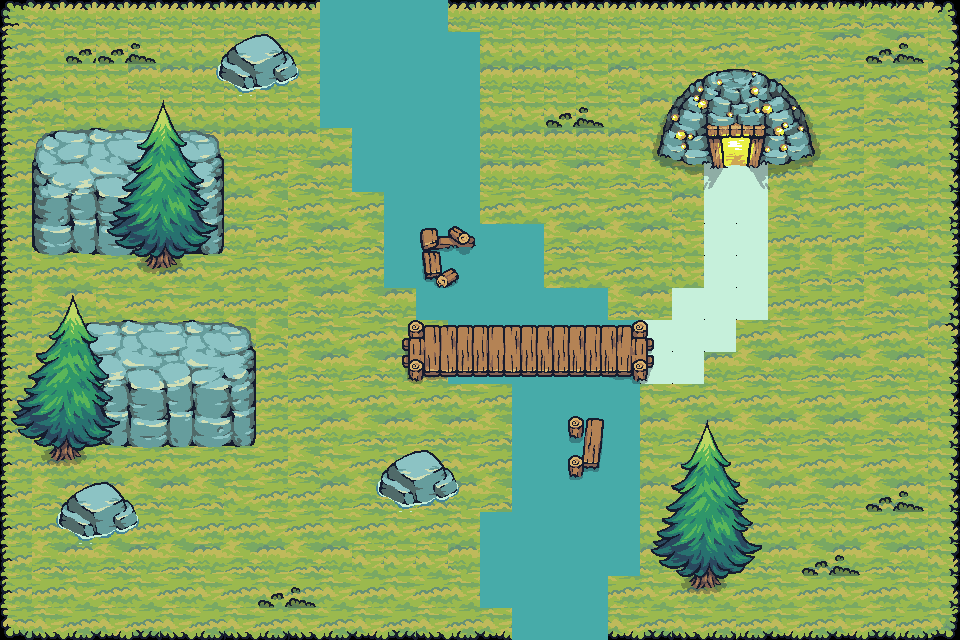

This game map was drawn from its Tiled (.tmx) file and the tilesets committed beside it. A one-line description and the trimmed map source follow:
An orthogonal 30x20 tile map with 32x32 px tiles, 3 tile layers (BottomLayer, TopLayer, TreesLayer), 8 tilesets and 20 objects.

<map version="1.10" tiledversion="1.11.0" orientation="orthogonal" renderorder="right-down" width="30" height="20" tilewidth="32" tileheight="32" infinite="0" nextlayerid="8" nextobjectid="58">
 <tileset firstgid="1" source="Tilemap_Flat.tsx" />
 <tileset firstgid="161" source="Tilemap_Elevation.tsx" />
 <tileset firstgid="289" source="Water.tsx" />
 <tileset firstgid="293" source="Rocks_04.tsx" />
 <tileset firstgid="421" source="Bridge_All.tsx" />
 <tileset firstgid="469" source="Tree.tsx" />
 <tileset firstgid="901" source="GoldMine_Active.tsx" />
 <tileset firstgid="925" source="Foam.tsx" />
 <layer id="1" name="BottomLayer" width="30" height="20">
  <data>[600 cells, 600 non-empty, 36 distinct tile ids]</data>
 </layer>
 <layer id="3" name="TopLayer" width="30" height="20">
  <data>[600 cells, 135 non-empty, 78 distinct tile ids]</data>
 </layer>
 <layer id="5" name="TreesLayer" width="30" height="20">
  <data>[600 cells, 73 non-empty, 48 distinct tile ids]</data>
 </layer>
 <objectgroup id="7" name="collision">
  <object id="28" x="657.333" y="152">
   <polygon points="0,0 21.3333,-56.6667 55.3333,-78 84.6667,-84 116,-72 145.333,-40 155.333,-0.666667 111.333,13.3333 28.6667,12.6667" />
  </object>
  <object id="31" x="218.667" y="78">
   <polygon points="0,0 30,14 80,-7.33333 68,-28.6667 46,-47.3333 10.6667,-30.6667" />
  </object>
  <object id="32" x="33.3333" y="251.333">
   <polygon points="0,0 0.666667,-112.667 20,-123.333 164.667,-120.667 180,-115.333 184,-98.6667 190,-91.3333 188.667,-0.666667" />
  </object>
  <object id="33" x="100.667" y="446.667">
   <polygon points="0,0 151.333,-2 150.667,-100.667 144,-121.333 122,-126 -16,-122.667 -22,-2.66667" />
  </object>
  <object id="34" x="61.3333" y="510.667">
   <polygon points="0,0 44,-32.6667 77.3333,7.33333 59.3333,20 21.3333,29.3333 -4,13.3333" />
  </object>
  <object id="35" x="375.333" y="493.333">
   <polygon points="0,0 26,11.3333 63.3333,4.66667 82.6667,-5.33333 69.3333,-27.3333 48.6667,-44.6667 13.3333,-24.6667" />
  </object>
  <object id="39" x="352.667" y="126.667">
   <polygon points="0,0 -2,61.3333 -1.33333,63.3333 126.667,63.3333 126.667,1.33333" />
  </object>
  <object id="44" x="513.333" y="606">
   <polygon points="0,0 0,30.6667 94,30.6667 93.3333,-1.33333" />
  </object>
  <object id="45" x="449.333" y="375.333">
   <polygon points="0,0 191.333,-1.33333 190.667,8.66667 -0.666667,8.66667" />
  </object>
  <object id="46" x="512" y="386">
   <polygon points="0,0 1.33333,124.667 128,124.667 128,-2" />
  </object>
  <object id="47" x="480.667" y="510.667">
   <polygon points="0,0 159.333,-0.666667 161.333,60.6667 0,64.6667" />
  </object>
  <object id="48" x="482" y="574">
   <polygon points="0,0 -2.66667,33.3333 123.333,31.3333 124,-1.33333" />
  </object>
  <object id="49" x="318.667" y="-0.666667">
   <polygon points="0,0 128.667,-0.666667 128.667,124 0,125.333" />
  </object>
  <object id="50" x="445.333" y="31.3333">
   <polygon points="0,0 34,0 32.6667,94 -2.66667,95.3333" />
  </object>
  <object id="52" x="383.333" y="192.667">
   <polygon points="0,0 96,-2.66667 96.6667,93.3333 0.666667,94" />
  </object>
  <object id="53" x="480.667" y="225.333">
   <polygon points="0,0 62.6667,-1.33333 61.3333,91.3333 -0.666667,94" />
  </object>
  <object id="54" x="544.667" y="287.333">
   <polygon points="0,0 62.6667,-1.33333 62.6667,34.6667 -0.666667,36" />
  </object>
  <object id="55" x="449.333" y="320.667">
   <polygon points="0,0 91.3333,-2 92,4.66667" />
  </object>
  <object id="56" x="415.333" y="287.333">
   <polygon points="0,0 0.666667,30 63.3333,28.6667 64,-0.666667" />
  </object>
  <object id="57" x="607.333" y="320.667">
   <polygon points="0,0 31.3333,-0.666667 31.3333,4" />
  </object>
 </objectgroup>
</map>
